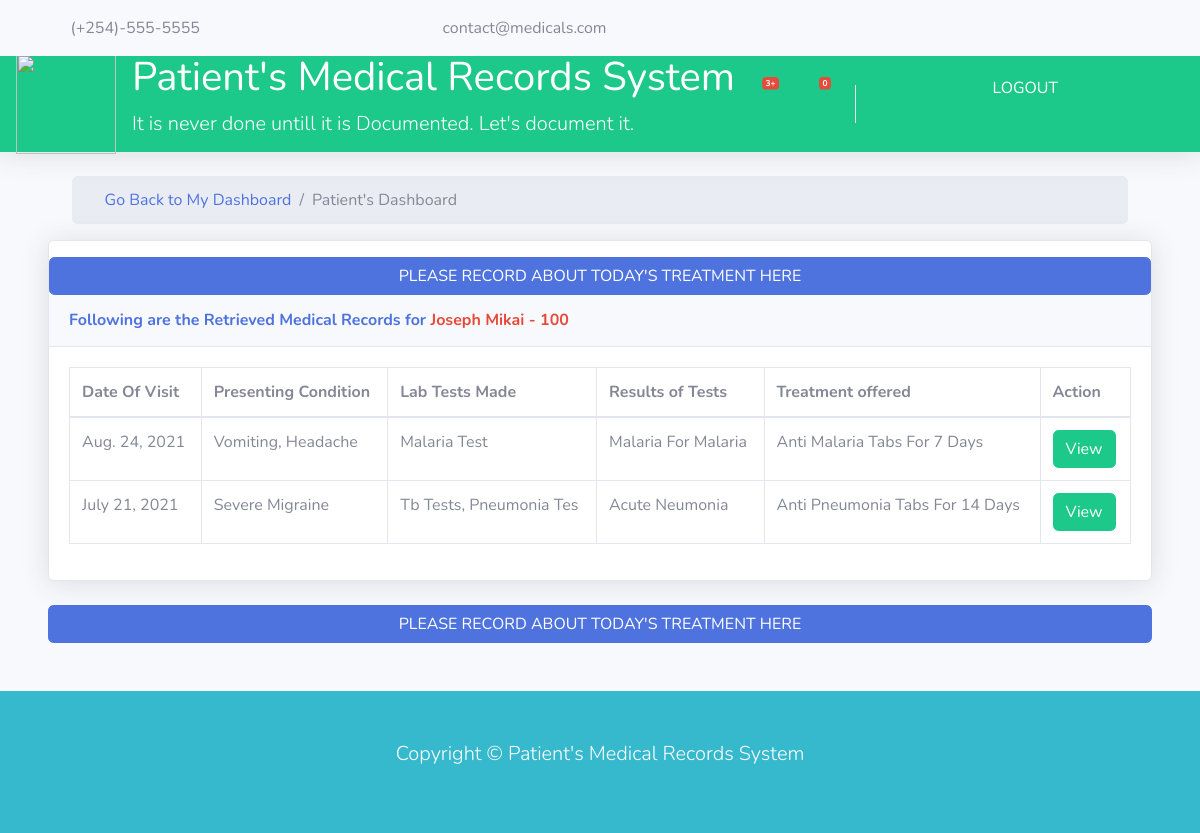
The page /patient/details/main/patient=100 (signed in) on the database its author committed.
### patient/models.py (models this page shows, shortened)
class PatientBio(models.Model):
    counties = (
        ('Mombasa', 'Mombasa'),
        ('Kwale', 'Kwale'),
        ('Kilifi', 'Kilifi'),
        ('Tana River', 'Tana River'),
        ('Lamu', 'Lamu'),
        ('Taita Taveta', 'Taita Taveta'),
        ('Garissa', 'Garissa'),
        ('Wajir', 'Wajir'),
        ('Mandera', 'Mandera'),
        ('Marsabit', 'Marsabit'),
        ('Isiolo', 'Isiolo'),
        ('Meru', 'Meru'),
        ('Tharaka Nithi', 'Tharaka Nithi'),
        ('Embu', 'Embu'),
        ('Kitui', 'Kitui'),
        ('Machakos', 'Machakos'),
        ('Makueni', 'Makueni'),
        ('Nyandarua', 'Nyandarua'),
        ('Nyeri', 'Nyeri'),
        ('Kirinyaga', 'Kirinyaga'),
        ("Murang'a", "Murang'a"),
        ('Kiambu', 'Kiambu'),
        ('Turkana', 'Turkana'),
        ('West Pokot', 'West Pokot'),
        ('Samburu', 'Samburu'),
        ('Trans-Nzoia', 'Trans-Nzoia'),
        ('Uasin Gishu', 'Uasin Gishu'),
        ('Elgeyo Marakwet', 'Elgeyo Marakwet'),
        ('Nandi', 'Nandi'),
        ('Baringo', 'Baringo'),
        ('Laikipia', 'Laikipia'),
        ('Nakuru', 'Nakuru'),
        ('Narok', 'Narok'),
        ('Kajiado', 'Kajiado'),
        ('Kericho', 'Kericho'),
        ('Bomet', 'Bomet'),
        ('Kakamega', 'Kakamega'),
        ('Vihiga', 'Vihiga'),
        ('Bungoma', 'Bungoma'),
        ('Busia', 'Busia'),
        ('Siaya', 'Siaya'),
        ('Kisumu', 'Kisumu'),
        ('Homa Bay', 'Homa Bay'),
        ('Migori', 'Migori'),
        ('Kisii', 'Kisii'),
        ('Nyamira', 'Nyamira'),
        ('Nairobi', 'Nairobi'),
    )
    genders = (
        ('Male', 'Male'),
        ('Female', 'Female'),
        ('Other', 'Other'),
    )
    huduma_id = models.CharField(max_length=100, primary_key=True)
    first_name = models.CharField(max_length=50)
    last_name = models.CharField(max_length=50)
    dob = models.DateField()
    phone = models.CharField(
        max_length=10, help_text='for infants, enter gurdians/parents phone')
    gender = models.CharField(
        max_length=50,  choices=genders)
    county = models.CharField(max_length=50, choices=counties)
    class Meta:
        db_table = 'patientbio'
        ordering = ('dob',)
        verbose_name_plural = 'patientbio'

class Patient(models.Model):
    patient = models.ForeignKey(PatientBio, on_delete=models.CASCADE)
    facility = models.ForeignKey(Facility, on_delete=models.DO_NOTHING)
    health_officer = models.ForeignKey(
        HealthOfficer, on_delete=models.DO_NOTHING)
    date = models.DateField(
        auto_now_add=True, help_text='The Date this Record was made')
    presenting_symptoms = models.TextField()
    lab_works = models.TextField()
    diagnosis_made = models.TextField()
    treatment_offered = models.TextField()
    comment = models.TextField()
    x_ray = models.ImageField(
        blank=True, upload_to='media/patients/x_rays/%Y/%m/%d', help_text="Patient's Profile Pic")
    docs = models.FileField(
        blank=True, upload_to='media/patients/treatment documents/%Y/%m/%d', help_text="Treatment Support Documents")
    class Meta:
        db_table = 'patientinfo'
        ordering = ('date',)
        verbose_name_plural = 'patientinfo'

### patient/views.py (the view)
@login_required
def get_patient_back(request, id):
    patients = PatientBio.objects.order_by(
        'huduma_id').filter(huduma_id=id)[:1]
    details = Patient.objects.filter(patient=id).order_by('-date')
    genders = Genders
    counties = Counties
    huduma_id = id
    return render(request, 'patient/patient_records.html', {'patients': patients, 'details': details, 'counties': counties, 'genders': genders, 'huduma_id': huduma_id})

### admins/context_processors.py (called while the page is built)
def titles(request):
    return {'titles': Titles}

def levels(request):
    return {'levels': Levels}

def facilities(request):
    facilities = Facility.objects.filter(is_registered=True)
    return {'facilities': facilities}

### patient/context_processors.py (called while the page is built)
def counties(request):
    return {'counties': Counties}

def genders(request):
    return {'genders': Genders}

### templates/patient/patient_records.html (shortened to what this page needs)
{%extends 'patient/base.html'%}
{%load humanize%}
{%block content%}
<section id="posts">
    <div class="container-fluid">
        <section id="bc" class="mt-3">
            <div class="container">
                <nav aria-label="breadcrumb">
                    <ol class="breadcrumb">
                        <li class="breadcrumb-item">
                            <a href="{%url 'accounts:dashboard'%}">
                                <i class="fas fa-home"></i> Go Back to My Dashboard</a>
                        </li>
                        <li class="breadcrumb-item active">Patient's Dashboard</li>
                    </ol>
                </nav>
            </div>
        </section>
        {%if patients%}
        {%for patient in patients%}
        <div class="card shadow mb-4">
            <div class="row mt-3">
                <div class="col-md-12">
                    <span class="text-center btn btn-primary btn-block" data-toggle="modal" data-target="#enterRecord">
                        PLEASE RECORD ABOUT TODAY'S TREATMENT HERE
                    </span>
                </div>
            </div>
            <div class="card-header py-3">
                <h6 class="m-0 font-weight-bold text-primary">Following are the Retrieved Medical Records for <span class="text-danger">{{patient.first_name}} {{patient.last_name}} - {{patient.huduma_id}}</span></h6>
            </div>
            <div class="card-body">
                <div class="table-responsive">
                    <table class="table table-bordered" id="dataTable" width="100%" cellspacing="0">
                        <thead>
                            <tr>
                                <th>Date Of Visit</th>
                                <th>Presenting Condition</th>
                                <th>Lab Tests Made</th>
                                <th>Results of Tests</th>
                                <th>Treatment offered</th>
                                <th>Action</th>
                            </tr>
                        </thead>
                        <tbody>
                            {%if details%}
                            {%for detail in details %}
                            <tr>
                                <td>{{detail.date}}</td>
                                <td>{{detail.presenting_symptoms|title}}</td>
                                <td>{{detail.lab_works|title}}</td>
                                <td>{{detail.diagnosis_made|title}}</td>
                                <td>{{detail.treatment_offered|title}}</td>
                                <td> <a class="text-white" href="{%url 'patient:get_record' detail.id %}"> <button class=" btn btn-success">View</button> </a></td>
                            </tr>
                            {%endfor%}
                            {%else%}
                            <p class="text-center lead">
                                No records for Patient with the entered Huduma ID Number.
                            </p>
                        {%endif%}
                        </tbody>
                    </table>
                </div>
            </div>
        </div>
        {%endfor%}
        <div class="row">
            <div class="col-md-12">
                <span class="text-center btn btn-primary btn-block" data-toggle="modal" data-target="#enterRecord">
                    PLEASE RECORD ABOUT TODAY'S TREATMENT HERE
                </span>
            </div>
        </div>
        {%endif%}
    </div>
</section>
{%endblock%}

### rows shown on the page
PatientBio: first_name "Joseph", last_name "Mikai", huduma_id "100"
Patient: date "Aug. 24, 2021", presenting_symptoms "Vomiting, Headache", lab_works "Malaria Test", diagnosis_made "Malaria For Malaria", treatment_offered "Anti Malaria Tabs For 7 Days"
Patient: date "July 21, 2021", presenting_symptoms "Severe Migraine", lab_works "Tb Tests, Pneumonia Tes", diagnosis_made "Acute Neumonia", treatment_offered "Anti Pneumonia Tabs For 14 Days"
